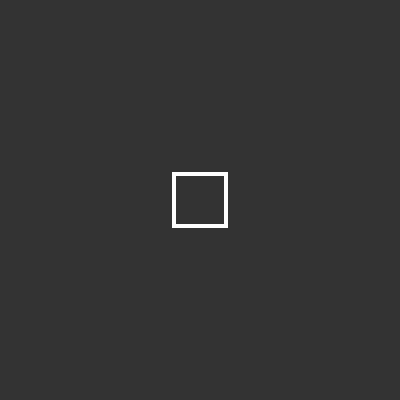
Frame 1 (no input)
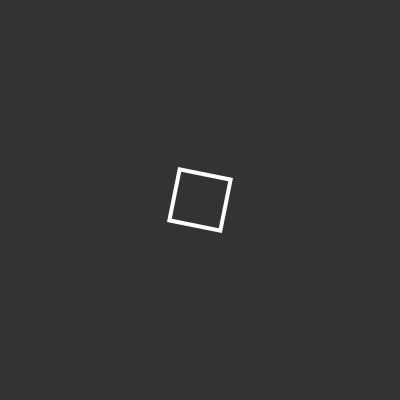
Frame 60 (no input)
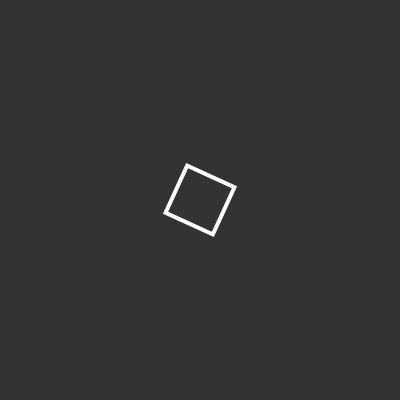
Frame 120 (the mouse pressed at the canvas centre since frame 60)

The p5.js sketch that drew these frames (run headless with seeded random() and noise() and a simulated clock; from frame 60 on, the mouse is pressed at the canvas centre):

// p5.js sketch
// ── sketch.js
var angle = 0;

function setup() {
 createCanvas( 400, 400 );
}

function draw() {
  background( 51 );

  translate(width/2, height/2);
  strokeWeight( 4 );
  noFill();
  stroke( 255 );
  rotate(angle);
  rect(-26, -26, 52, 52);
  angle += 0.03;
}
